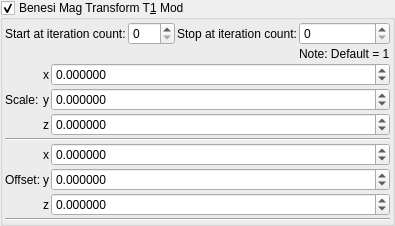
    <widget class="MyGroupBox" name="groupCheck_transf_function_enabledX_false">
     <property name="toolTip">
      <string/>
     </property>
     <property name="title">
      <string>Benesi Mag Transform T&amp;1 Mod</string>
     </property>
     <property name="checkable">
      <bool>true</bool>
     </property>
     <layout class="QVBoxLayout" name="verticalLayout_32" stretch="0,0,0">
      <property name="spacing">
       <number>2</number>
      </property>
      <property name="leftMargin">
       <number>2</number>
      </property>
      <property name="topMargin">
       <number>2</number>
      </property>
      <property name="rightMargin">
       <number>2</number>
      </property>
      <property name="bottomMargin">
       <number>2</number>
      </property>
      <item>
       <layout class="QGridLayout" name="gridLayout_68">
        <property name="spacing">
         <number>2</number>
        </property>
        <item row="1" column="3">
         <widget class="MySpinBox" name="spinboxInt_transf_stop_iterationsTM_1">
          <property name="sizePolicy">
           <sizepolicy hsizetype="Minimum" vsizetype="Maximum">
            <horstretch>0</horstretch>
            <verstretch>0</verstretch>
           </sizepolicy>
          </property>
          <property name="maximum">
           <number>999</number>
          </property>
         </widget>
        </item>
        <item row="1" column="2">
         <widget class="QLabel" name="label_250">
          <property name="text">
           <string>Stop at iteration count:</string>
          </property>
         </widget>
        </item>
        <item row="1" column="0">
         <widget class="QLabel" name="label_251">
          <property name="text">
           <string>Start at iteration count:</string>
          </property>
         </widget>
        </item>
        <item row="1" column="1">
         <widget class="MySpinBox" name="spinboxInt_transf_start_iterationsTM">
          <property name="sizePolicy">
           <sizepolicy hsizetype="Minimum" vsizetype="Maximum">
            <horstretch>0</horstretch>
            <verstretch>0</verstretch>
           </sizepolicy>
          </property>
          <property name="maximum">
           <number>999</number>
          </property>
         </widget>
        </item>
        <item row="2" column="3">
         <widget class="QLabel" name="label_141">
          <property name="text">
           <string>Note: Default = 1</string>
          </property>
         </widget>
        </item>
       </layout>
      </item>
      <item>
       <layout class="QGridLayout" name="gridLayout_69" columnstretch="0,0,1">
        <property name="spacing">
         <number>2</number>
        </property>
        <item row="6" column="1">
         <widget class="QLabel" name="label_134">
          <property name="sizePolicy">
           <sizepolicy hsizetype="Preferred" vsizetype="Preferred">
            <horstretch>0</horstretch>
            <verstretch>0</verstretch>
           </sizepolicy>
          </property>
          <property name="text">
           <string notr="true">z</string>
          </property>
          <property name="alignment">
           <set>Qt::AlignRight|Qt::AlignTrailing|Qt::AlignVCenter</set>
          </property>
         </widget>
        </item>
        <item row="1" column="2">
         <widget class="MyDoubleSpinBox" name="spinbox3_transf_scale3D_333_y">
          <property name="sizePolicy">
           <sizepolicy hsizetype="Minimum" vsizetype="Maximum">
            <horstretch>0</horstretch>
            <verstretch>0</verstretch>
           </sizepolicy>
          </property>
          <property name="prefix">
           <string/>
          </property>
          <property name="suffix">
           <string/>
          </property>
          <property name="decimals">
           <number>6</number>
          </property>
          <property name="minimum">
           <double>-99.989999999999995</double>
          </property>
          <property name="maximum">
           <double>99.989999999999995</double>
          </property>
          <property name="singleStep">
           <double>0.100000000000000</double>
          </property>
         </widget>
        </item>
        <item row="2" column="2">
         <widget class="MyDoubleSpinBox" name="spinbox3_transf_scale3D_333_z">
          <property name="sizePolicy">
           <sizepolicy hsizetype="Minimum" vsizetype="Maximum">
            <horstretch>0</horstretch>
            <verstretch>0</verstretch>
           </sizepolicy>
          </property>
          <property name="prefix">
           <string/>
          </property>
          <property name="suffix">
           <string/>
          </property>
          <property name="decimals">
           <number>6</number>
          </property>
          <property name="minimum">
           <double>-99.989999999999995</double>
          </property>
          <property name="maximum">
           <double>99.989999999999995</double>
          </property>
          <property name="singleStep">
           <double>0.100000000000000</double>
          </property>
         </widget>
        </item>
        <item row="2" column="1">
         <widget class="QLabel" name="label_139">
          <property name="sizePolicy">
           <sizepolicy hsizetype="Preferred" vsizetype="Preferred">
            <horstretch>0</horstretch>
            <verstretch>0</verstretch>
           </sizepolicy>
          </property>
          <property name="text">
           <string notr="true">z</string>
          </property>
          <property name="alignment">
           <set>Qt::AlignRight|Qt::AlignTrailing|Qt::AlignVCenter</set>
          </property>
         </widget>
        </item>
        <item row="1" column="0">
         <widget class="QLabel" name="label_261">
          <property name="text">
           <string>Scale:</string>
          </property>
         </widget>
        </item>
        <item row="6" column="2">
         <widget class="MyDoubleSpinBox" name="spinbox3_transf_addition_constantA_111_z">
          <property name="sizePolicy">
           <sizepolicy hsizetype="Minimum" vsizetype="Maximum">
            <horstretch>0</horstretch>
            <verstretch>0</verstretch>
           </sizepolicy>
          </property>
          <property name="prefix">
           <string/>
          </property>
          <property name="suffix">
           <string/>
          </property>
          <property name="decimals">
           <number>6</number>
          </property>
          <property name="minimum">
           <double>-99.989999999999995</double>
          </property>
          <property name="maximum">
           <double>99.989999999999995</double>
          </property>
          <property name="singleStep">
           <double>0.100000000000000</double>
          </property>
         </widget>
        </item>
        <item row="4" column="2">
         <widget class="MyDoubleSpinBox" name="spinbox3_transf_addition_constantA_111_x">
          <property name="sizePolicy">
           <sizepolicy hsizetype="Minimum" vsizetype="Maximum">
            <horstretch>0</horstretch>
            <verstretch>0</verstretch>
           </sizepolicy>
          </property>
          <property name="prefix">
           <string/>
          </property>
          <property name="suffix">
           <string/>
          </property>
          <property name="decimals">
           <number>6</number>
          </property>
          <property name="minimum">
           <double>-99.989999999999995</double>
          </property>
          <property name="maximum">
           <double>99.989999999999995</double>
          </property>
          <property name="singleStep">
           <double>0.100000000000000</double>
          </property>
         </widget>
        </item>
        <item row="5" column="2">
         <widget class="MyDoubleSpinBox" name="spinbox3_transf_addition_constantA_111_y">
          <property name="sizePolicy">
           <sizepolicy hsizetype="Minimum" vsizetype="Maximum">
            <horstretch>0</horstretch>
            <verstretch>0</verstretch>
           </sizepolicy>
          </property>
          <property name="prefix">
           <string/>
          </property>
          <property name="suffix">
           <string/>
          </property>
          <property name="decimals">
           <number>6</number>
          </property>
          <property name="minimum">
           <double>-99.989999999999995</double>
          </property>
          <property name="maximum">
           <double>99.989999999999995</double>
          </property>
          <property name="singleStep">
           <double>0.100000000000000</double>
          </property>
         </widget>
        </item>
        <item row="0" column="1">
         <widget class="QLabel" name="label_137">
          <property name="sizePolicy">
           <sizepolicy hsizetype="Preferred" vsizetype="Preferred">
            <horstretch>0</horstretch>
            <verstretch>0</verstretch>
           </sizepolicy>
          </property>
          <property name="text">
           <string notr="true">x</string>
          </property>
          <property name="alignment">
           <set>Qt::AlignRight|Qt::AlignTrailing|Qt::AlignVCenter</set>
          </property>
         </widget>
        </item>
        <item row="5" column="1">
         <widget class="QLabel" name="label_136">
          <property name="sizePolicy">
           <sizepolicy hsizetype="Preferred" vsizetype="Preferred">
            <horstretch>0</horstretch>
            <verstretch>0</verstretch>
           </sizepolicy>
          </property>
          <property name="text">
           <string notr="true">y</string>
          </property>
          <property name="alignment">
           <set>Qt::AlignRight|Qt::AlignTrailing|Qt::AlignVCenter</set>
          </property>
         </widget>
        </item>
        <item row="5" column="0">
         <widget class="QLabel" name="label_260">
          <property name="text">
           <string>Offset:</string>
          </property>
         </widget>
        </item>
        <item row="4" column="1">
         <widget class="QLabel" name="label_135">
          <property name="sizePolicy">
           <sizepolicy hsizetype="Preferred" vsizetype="Preferred">
            <horstretch>0</horstretch>
            <verstretch>0</verstretch>
           </sizepolicy>
          </property>
          <property name="text">
           <string notr="true">x</string>
          </property>
          <property name="alignment">
           <set>Qt::AlignRight|Qt::AlignTrailing|Qt::AlignVCenter</set>
          </property>
         </widget>
        </item>
        <item row="1" column="1">
         <widget class="QLabel" name="label_138">
          <property name="sizePolicy">
           <sizepolicy hsizetype="Preferred" vsizetype="Preferred">
            <horstretch>0</horstretch>
            <verstretch>0</verstretch>
           </sizepolicy>
          </property>
          <property name="text">
           <string notr="true">y</string>
          </property>
          <property name="alignment">
           <set>Qt::AlignRight|Qt::AlignTrailing|Qt::AlignVCenter</set>
          </property>
         </widget>
        </item>
        <item row="3" column="0" colspan="3">
         <widget class="Line" name="line_56">
          <property name="orientation">
           <enum>Qt::Horizontal</enum>
          </property>
         </widget>
        </item>
        <item row="0" column="2">
         <widget class="MyDoubleSpinBox" name="spinbox3_transf_scale3D_333_x">
          <property name="sizePolicy">
           <sizepolicy hsizetype="Minimum" vsizetype="Maximum">
            <horstretch>0</horstretch>
            <verstretch>0</verstretch>
           </sizepolicy>
          </property>
          <property name="prefix">
           <string/>
          </property>
          <property name="suffix">
           <string/>
          </property>
          <property name="decimals">
           <number>6</number>
          </property>
          <property name="minimum">
           <double>-99.989999999999995</double>
          </property>
          <property name="maximum">
           <double>99.989999999999995</double>
          </property>
          <property name="singleStep">
           <double>0.100000000000000</double>
          </property>
         </widget>
        </item>
       </layout>
      </item>
      <item>
       <widget class="Line" name="line_61">
        <property name="orientation">
         <enum>Qt::Horizontal</enum>
        </property>
       </widget>
      </item>
     </layout>
    </widget>
